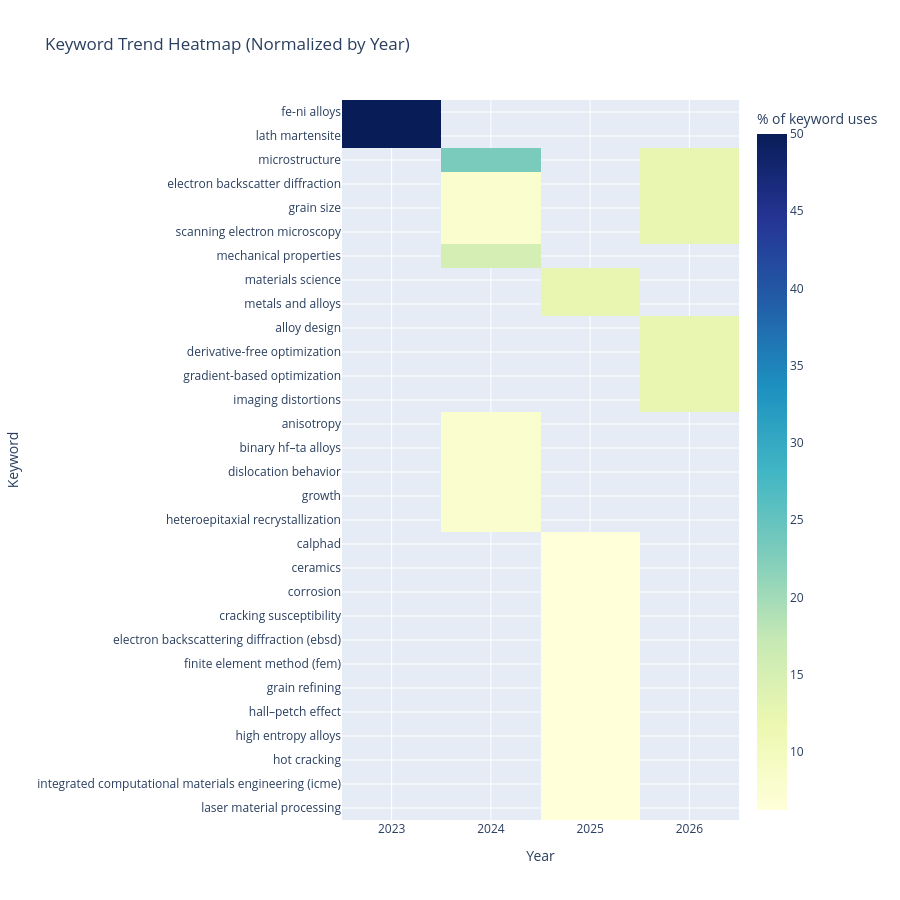

Notebook cell for this chart:
### Code cell
#| echo: false
#| output: true

heatmap_data = pivot_pct[keywords_by_total].T

fig = px.imshow(
    heatmap_data,
    labels={"x": "Year", "y": "Keyword", "color": "% of keyword uses"},
    title="Keyword Trend Heatmap (Normalized by Year)",
    aspect="auto",
    color_continuous_scale="YlGnBu",
)
fig.update_layout(height=max(500, 24 * len(heatmap_data) + 180))
fig.show()

### Figure 1 — Plotly figure (JSON) as saved in the notebook; plotly's stock layout.template omitted (floating-point values rounded to 4 significant figures)
{"data": [{"coloraxis": "coloraxis", "hovertemplate": "Year: %{x}<br>Keyword: %{y}<br>% of keyword uses: %{z}<extra></extra>", "name": "0", "type": "heatmap", "x": [2023, 2024, 2025, 2026], "xaxis": "x", "y": ["fe-ni alloys", "lath martensite", "microstructure", "electron backscatter diffraction", "grain size", "scanning electron microscopy", "mechanical properties", "materials science", "metals and alloys", "alloy design", "derivative-free optimization", "gradient-based optimization", "imaging distortions", "anisotropy", "binary hf–ta alloys", "dislocation behavior", "growth", "heteroepitaxial recrystallization", "calphad", "ceramics", "corrosion", "cracking susceptibility", "electron backscattering diffraction (ebsd)", "finite element method (fem)", "grain refining", "hall–petch effect", "high entropy alloys", "hot cracking", "integrated computational materials engineering (icme)", "laser material processing"], "yaxis": "y", "z": [[50.0, NaN, NaN, NaN], [50.0, NaN, NaN, NaN], [NaN, 23.08, NaN, 12.5], [NaN, 7.692, NaN, 12.5], [NaN, 7.692, NaN, 12.5], [NaN, 7.692, NaN, 12.5], [NaN, 15.38, NaN, NaN], [NaN, NaN, 12.5, NaN], [NaN, NaN, 12.5, NaN], [NaN, NaN, NaN, 12.5], [NaN, NaN, NaN, 12.5], [NaN, NaN, NaN, 12.5], [NaN, NaN, NaN, 12.5], [NaN, 7.692, NaN, NaN], [NaN, 7.692, NaN, NaN], [NaN, 7.692, NaN, NaN], [NaN, 7.692, NaN, NaN], [NaN, 7.692, NaN, NaN], [NaN, NaN, 6.25, NaN], [NaN, NaN, 6.25, NaN], [NaN, NaN, 6.25, NaN], [NaN, NaN, 6.25, NaN], [NaN, NaN, 6.25, NaN], [NaN, NaN, 6.25, NaN], [NaN, NaN, 6.25, NaN], [NaN, NaN, 6.25, NaN], [NaN, NaN, 6.25, NaN], [NaN, NaN, 6.25, NaN], [NaN, NaN, 6.25, NaN], [NaN, NaN, 6.25, NaN]]}], "layout": {"coloraxis": {"colorbar": {"title": {"text": "% of keyword uses"}}, "colorscale": [[0, "rgb(255,255,217)"], [0.125, "rgb(237,248,177)"], [0.25, "rgb(199,233,180)"], [0.375, "rgb(127,205,187)"], [0.5, "rgb(65,182,196)"], [0.625, "rgb(29,145,192)"], [0.75, "rgb(34,94,168)"], [0.875, "rgb(37,52,148)"], [1, "rgb(8,29,88)"]]}, "height": 900, "title": {"text": "Keyword Trend Heatmap (Normalized by Year)"}, "xaxis": {"anchor": "y", "domain": [0, 1], "title": {"text": "Year"}}, "yaxis": {"anchor": "x", "autorange": "reversed", "domain": [0, 1], "title": {"text": "Keyword"}}}}
